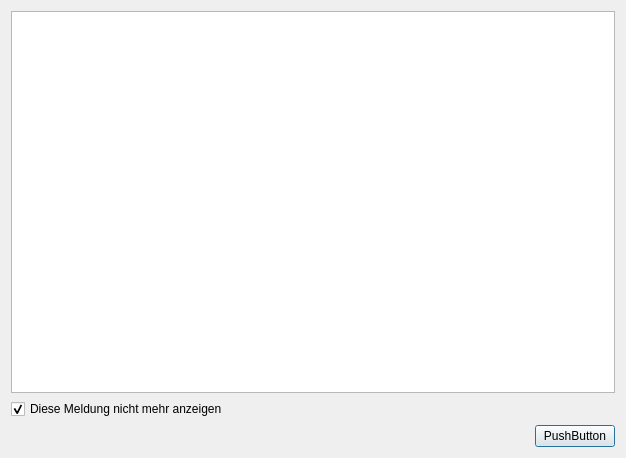
<?xml version="1.0" encoding="UTF-8"?>
<ui version="4.0">
 <class>MsgDialog</class>
 <widget class="QDialog" name="MsgDialog">
  <property name="geometry">
   <rect>
    <x>0</x>
    <y>0</y>
    <width>626</width>
    <height>458</height>
   </rect>
  </property>
  <property name="windowTitle">
   <string>Meldung</string>
  </property>
  <layout class="QVBoxLayout" name="verticalLayout">
   <item>
    <widget class="QTextEdit" name="textEdit">
     <property name="readOnly">
      <bool>true</bool>
     </property>
    </widget>
   </item>
   <item>
    <widget class="QCheckBox" name="checkBox_ignor">
     <property name="text">
      <string>Diese Meldung nicht mehr anzeigen</string>
     </property>
     <property name="checked">
      <bool>true</bool>
     </property>
    </widget>
   </item>
   <item>
    <layout class="QHBoxLayout" name="horizontalLayout">
     <item>
      <spacer name="horizontalSpacer">
       <property name="orientation">
        <enum>Qt::Horizontal</enum>
       </property>
       <property name="sizeHint" stdset="0">
        <size>
         <width>40</width>
         <height>20</height>
        </size>
       </property>
      </spacer>
     </item>
     <item>
      <widget class="QPushButton" name="button_next">
       <property name="text">
        <string>PushButton</string>
       </property>
      </widget>
     </item>
    </layout>
   </item>
  </layout>
 </widget>
 <resources/>
 <connections/>
</ui>
